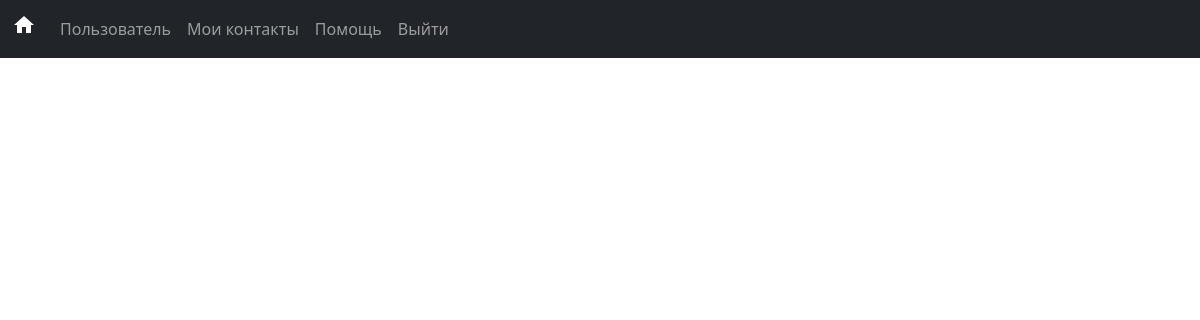
The app's page / (signed in), older data.
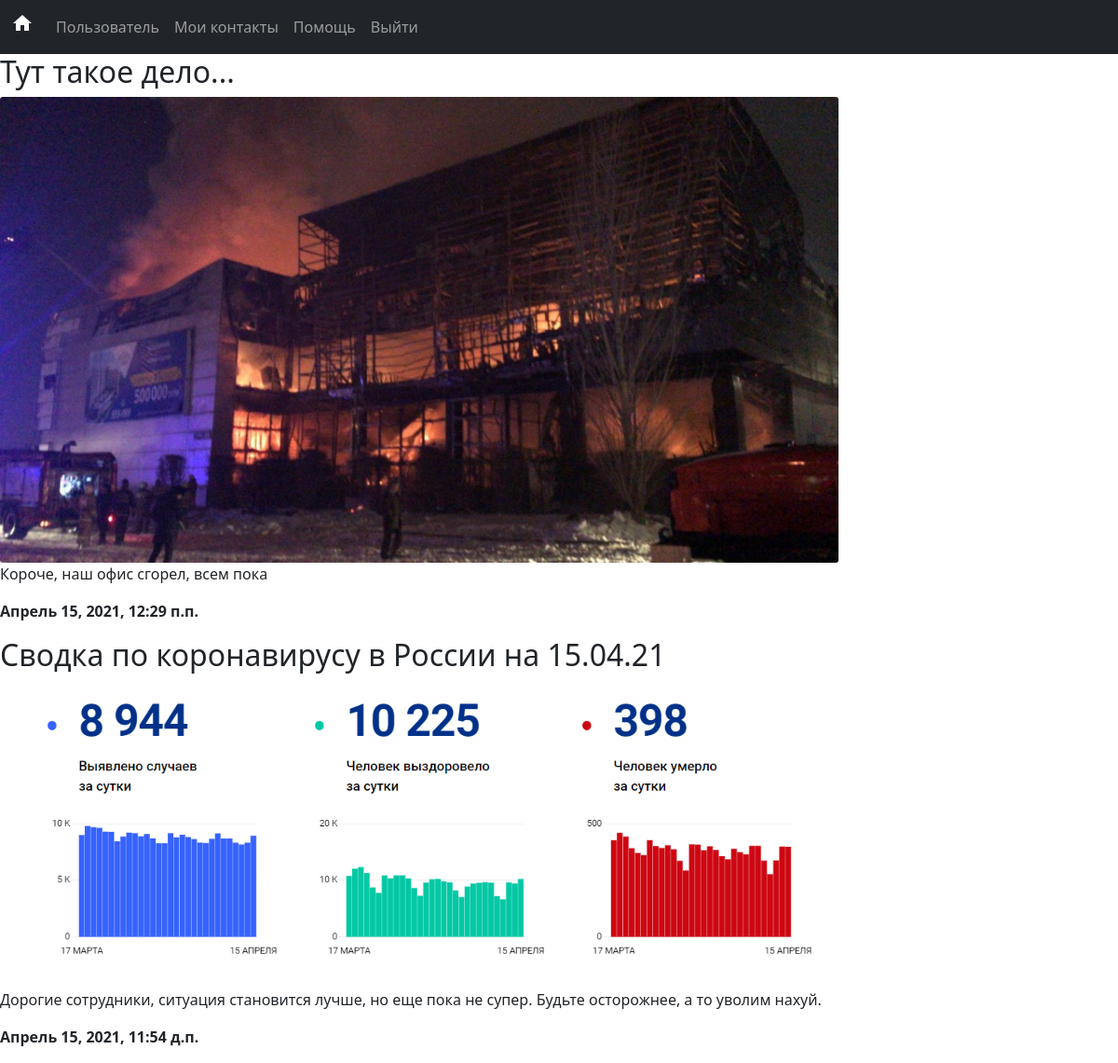
The same page, newer data.
### main/models.py (models this page shows, shortened)
class Post(models.Model):
	title = models.CharField(max_length=100)
	image = models.ImageField(upload_to='Post', blank=True)
	date = models.DateTimeField(auto_now_add=True)
	text = models.TextField(max_length=350, blank=True)
	class Meta:
		ordering = ('-date', )
		verbose_name = 'пост'
		verbose_name_plural = 'посты'

### main/views.py (the view)
# urls.py: 2. Add a URL to urlpatterns:  path('', views.home, name='home')
def home(request):
	if not can_i_let_him_in(request):
		return redirect('login')
	posts = Post.objects.all()
	return render(request, 'home.html', {'posts' : posts})

### main/views.py (called while the page is built)
def can_i_let_him_in(request):
	return (request.user.is_authenticated and not request.user.is_superuser)

### main/templates/home.html (shortened to what this page needs)
{% extends 'base.html' %}
{% block content %}
	{% for post in posts %}
		<h2>{{ post.title }}</h2>
		<img class="card-img" src="{{ post.image.url }}" style="max-width: 900px; max-height: 500px">
		<p>{{ post.text }}</p>
		<p class="fw-bold">{{ post.date }}</p>
	{% endfor %}
{% endblock %}

### main/templates/base.html (shortened to what this page needs)
<!doctype html>
<html lang="en">
  <head>
    <link href="https://cdn.jsdelivr.net/npm/bootstrap@5.0.0-beta3/dist/css/bootstrap.min.css" rel="stylesheet">
  </head>
  <body>
  {% include 'navbar.html' %}
	{% block content %}
	{% endblock %}
  </body>
</html>

### main/templates/navbar.html (shortened to what this page needs)
<nav class="navbar navbar-expand-sm navbar-dark bg-dark">
  <div class="container-fluid">
    <a class="navbar-brand" href="/"><span class="material-icons">home</span></a>
    <div class="collapse navbar-collapse" id="navbarNavAltMarkup">
      <div class="navbar-nav">
        <a class="nav-link" href="{% url 'account' %}">Пользователь</a>
        <a class="nav-link" href="{% url 'contacts' %}">
            {% if request.user.is_staff %}
              Контакты сотрудников
            {% else %}
              Мои контакты
            {% endif %}
        </a>
        <a class="nav-link" href="{% url 'help' %}">Помощь</a>
        <a class="nav-link text-right" href="{% url 'signout' %}">Выйти</a>
      </div>
    </div>
  </div>
</nav>

Row changes from the older to the newer data that the page shows:
added Post: title "Тут такое дело...", image (picture), text "Короче, наш офис сгорел, всем пока", date "Апрель 15, 2021, 12:29 п.п."
added Post: title "Сводка по коронавирусу в России на 15.04.21", image (picture), text "Дорогие сотрудники, ситуация становится лучше, но еще пока не супер. Будьте осторожнее, а то уволим нахуй.", date "Апрель 15, 2021, 11:54 д.п."
